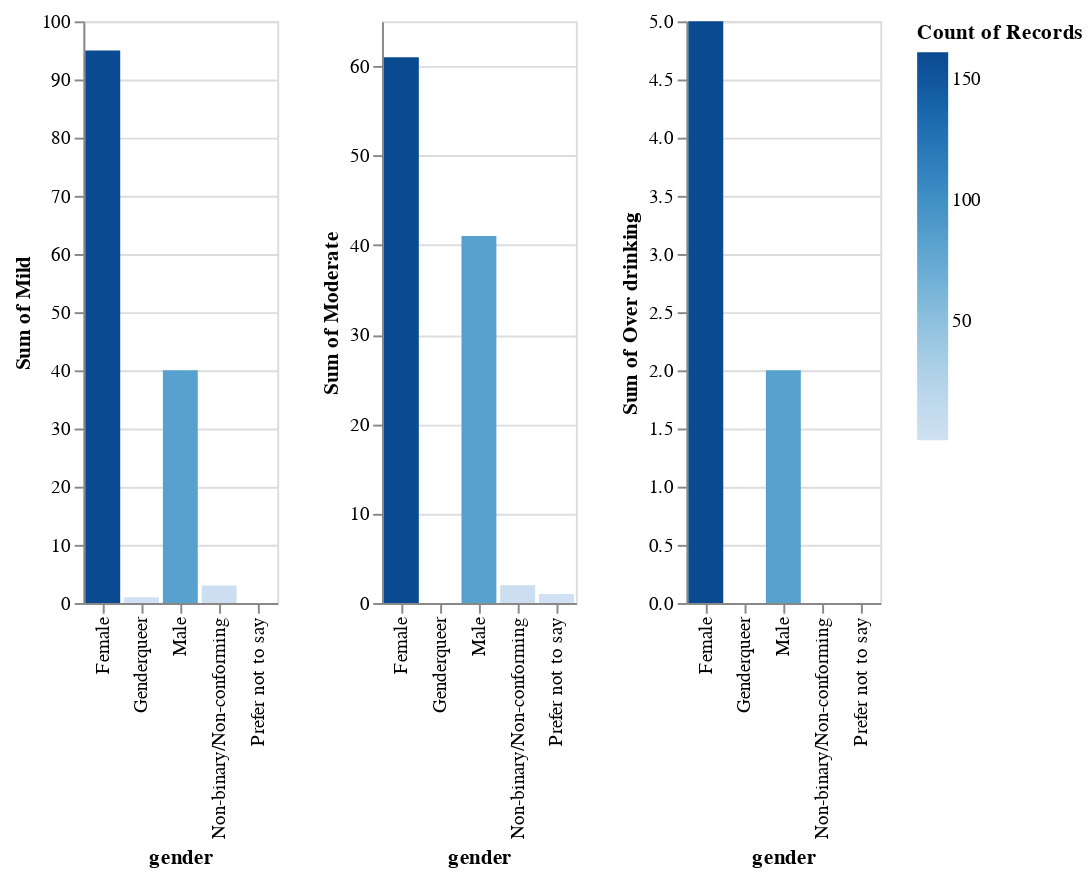

Notebook code cell kept with this figure:
### Markdown cell above
<font color=brown> <font size=3> I also want to see whether there is confounding variables (variables other than we concerns).Hence I present bar graph of gender and level. (In other words, I concern about gender might affect we draw out the conclusion). In the graph, below, we find out there are more female students in each cases, but it just implied more female students sample in my data.

### Code cell
chart_list2=[]
for i in cols:
    c=alt.Chart(df2).mark_bar().encode(
        x="gender",
        y=f"sum({i})",
        color="count()"
    )
    chart_list2.append(c)
alt.hconcat(*chart_list2)

### Figure 1 — Vega-Lite specification as saved in the notebook (floating-point values rounded to 4 significant figures; data arrays with more than 128 entries replaced by an {"elided": "..."} marker saying what was removed)
{"config": {"view": {"continuousWidth": 400, "continuousHeight": 300}}, "hconcat": [{"mark": "bar", "encoding": {"color": {"type": "quantitative", "aggregate": "count"}, "x": {"type": "nominal", "field": "gender"}, "y": {"type": "quantitative", "aggregate": "sum", "field": "Mild"}}}, {"mark": "bar", "encoding": {"color": {"type": "quantitative", "aggregate": "count"}, "x": {"type": "nominal", "field": "gender"}, "y": {"type": "quantitative", "aggregate": "sum", "field": "Moderate"}}}, {"mark": "bar", "encoding": {"color": {"type": "quantitative", "aggregate": "count"}, "x": {"type": "nominal", "field": "gender"}, "y": {"type": "quantitative", "aggregate": "sum", "field": "Over drinking"}}}], "data": {"name": "data-6613015aa5a55470b44bf9aad62b0238"}, "$schema": "https://vega.github.io/schema/vega-lite/v4.8.1.json", "datasets": {"data-6613015aa5a55470b44bf9aad62b0238": {"elided": "251 records"}}}
